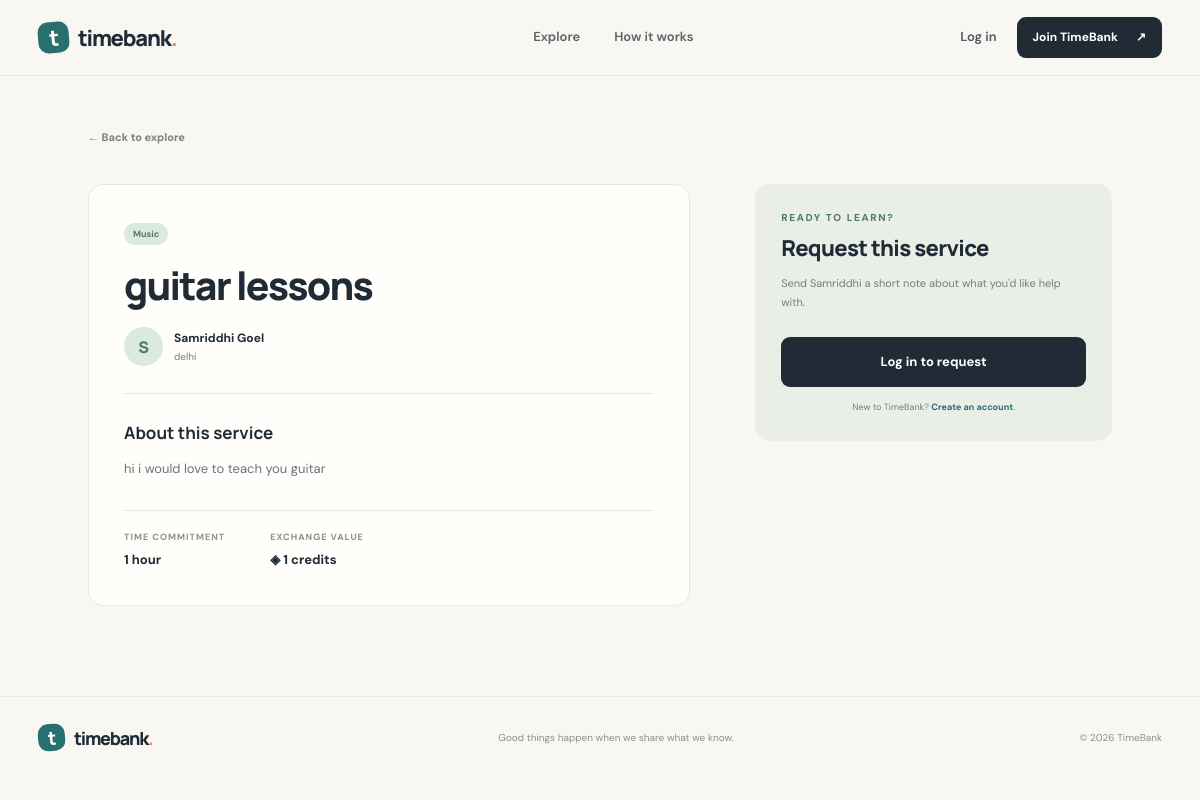
Screenshot of /service/2 with the database file from the repository.
### models.py (models this page shows)
class Service(db.Model):
    id = db.Column(db.Integer, primary_key=True)
    title = db.Column(db.String(100), nullable=False)
    category = db.Column(db.String(40), nullable=False)
    description = db.Column(db.Text, nullable=False)
    duration_hours = db.Column(db.Integer, nullable=False, default=1)
    is_active = db.Column(db.Boolean, nullable=False, default=True)
    created_at = db.Column(db.DateTime, default=datetime.utcnow)
    owner_id = db.Column(db.Integer, db.ForeignKey("user.id"), nullable=False)

class User(UserMixin, db.Model):
    id = db.Column(db.Integer, primary_key=True)
    name = db.Column(db.String(80), nullable=False)
    email = db.Column(db.String(120), unique=True, nullable=False, index=True)
    password_hash = db.Column(db.String(255), nullable=False)
    location = db.Column(db.String(120))
    bio = db.Column(db.String(300))
    credits = db.Column(db.Integer, nullable=False, default=3)
    created_at = db.Column(db.DateTime, default=datetime.utcnow)
    services = db.relationship(
        "Service", backref="owner", lazy=True, cascade="all, delete-orphan"
    )

### app.py (the view)
@app.route("/service/<int:service_id>")
def service_detail(service_id):
    service = db.get_or_404(Service, service_id)
    if not service.is_active:
        abort(404)
    existing_request = None
    if current_user.is_authenticated:
        existing_request = ExchangeRequest.query.filter(
            ExchangeRequest.service_id == service.id,
            ExchangeRequest.requester_id == current_user.id,
            ExchangeRequest.status.in_(["pending", "accepted"])
        ).first()
    return render_template(
        "service_detail.html",
        service=service,
        existing_request=existing_request
    )

### templates/service_detail.html (shortened to what this page needs)
{% extends "base.html" %}
{% block content %}
<section class="detail-page">
  <a class="back-link" href="{{ url_for('explore') }}">← Back to explore</a>
  <div class="detail-layout">
    <article class="detail-main">
      <span class="category-tag">{{ service.category }}</span>
      <h1>{{ service.title }}</h1>
      <div class="detail-provider"><span class="provider-avatar">{{ service.owner.name[:1]|upper }}</span><span><b>{{ service.owner.name }}</b><small>{{ service.owner.location or 'TimeBank community member' }}</small></span></div>
      <div class="detail-divider"></div>
      <h2>About this service</h2>
      <p class="detail-description">{{ service.description }}</p>
      <div class="detail-facts"><div><span>TIME COMMITMENT</span><b>{{ service.duration_hours }} hour{% if service.duration_hours != 1 %}s{% endif %}</b></div><div><span>EXCHANGE VALUE</span><b>◈ {{ service.duration_hours }} credits</b></div></div>
    </article>
    <aside class="request-card">
      <div class="eyebrow">READY TO LEARN?</div>
      <h2>Request this service</h2>
      <p>Send {{ service.owner.name.split()[0] }} a short note about what you'd like help with.</p>
      {% if not current_user.is_authenticated %}
        <a class="button button-dark button-full" href="{{ url_for('login', next=url_for('service_detail', service_id=service.id)) }}">Log in to request</a>
        <p class="request-footnote">New to TimeBank? <a href="{{ url_for('signup') }}">Create an account</a>.</p>
      {% elif current_user.id == service.owner_id %}
        <div class="inline-notice">This is your service listing. You can manage it from your dashboard.</div>
      {% elif existing_request %}
        <div class="inline-notice">You already have a {{ existing_request.status }} request for this service.</div>
        <a class="button button-outline button-full" href="{{ url_for('exchanges') }}">View my exchanges</a>
      {% endif %}
    </aside>
  </div>
</section>
{% endblock %}

### static/css/style.css (style rules this page uses)
:root { --ink: #202b36; --muted: #737d82; --paper: #f8f7f2; --white: #fffefa; --line: #e9e7df; --sage: #dce9df; --sage-strong: #527b67; --teal: #286f70; --coral: #e88d72; --coral-soft: #f8e3d9; --lilac: #e9e3f2; --shadow: 0 16px 45px rgba(36, 48, 55, .07); }
* { box-sizing: border-box; }
html { scroll-behavior: smooth; }
body { margin: 0; background: var(--paper); color: var(--ink); font-family: "DM Sans", sans-serif; line-height: 1.55; }
a { color: inherit; text-decoration: none; }
.button { display: inline-flex; justify-content: center; align-items: center; gap: 18px; border: 1px solid transparent; border-radius: 9px; padding: 14px 20px; font-size: 13px; font-weight: 700; cursor: pointer; transition: transform .18s, background .18s, box-shadow .18s; }
.button-dark { background: var(--ink); color: white; }
.button-full { width: 100%; margin-top: 5px; }
.eyebrow { color: var(--sage-strong); font-size: 10px; letter-spacing: 1.65px; font-weight: 800; }
.category-tag { background: var(--sage); color: #527560; border-radius: 30px; padding: 5px 9px; font-size: 9px; font-weight: 700; }

### static/css/components.css (style rules this page uses)
.detail-page { max-width:1080px; padding:48px 28px 90px; margin:auto; }
.back-link { color:#78837d; font-size:11px; font-weight:700; }
.detail-layout { display:grid; grid-template-columns:1.35fr .8fr; gap:65px; align-items:start; margin-top:35px; }
.detail-main { background:var(--white); border:1px solid var(--line); border-radius:15px; padding:35px; }
.detail-main h1 { font:800 39px/1.15 "Manrope"; letter-spacing:-1.8px; margin:18px 0 20px; }
.detail-provider { display:flex; align-items:center; gap:11px; }
.provider-avatar { width:39px; height:39px; display:grid; place-items:center; border-radius:50%; background:var(--sage); color:var(--sage-strong); font:800 16px "Manrope"; }
.detail-provider b,.detail-provider small { display:block; }
.detail-provider b { font-size:12px; }
.detail-provider small { color:var(--muted); font-size:10px; margin-top:2px; }
.detail-divider { height:1px; background:var(--line); margin:27px 0; }
.detail-main h2 { font:700 17px "Manrope"; margin:0 0 9px; }
.detail-description { white-space:pre-wrap; color:#68747a; font-size:13px; line-height:1.9; }
.detail-facts { display:flex; gap:45px; margin-top:28px; padding-top:20px; border-top:1px solid var(--line); }
.detail-facts span,.detail-facts b { display:block; }
.detail-facts span { color:#8b9690; font-size:9px; font-weight:800; letter-spacing:1px; }
.detail-facts b { margin-top:5px; font-size:13px; }
.request-card { background:#e9eee7; border-radius:15px; padding:26px; position:sticky; top:100px; }
.request-card h2 { font:800 22px "Manrope"; letter-spacing:-.7px; margin:8px 0; }
.request-card > p { color:#748078; font-size:11px; line-height:1.7; margin-bottom:20px; }
.request-footnote { text-align:center; font-size:9px !important; margin:13px 0 0 !important; }
.request-footnote a { color:var(--teal); font-weight:700; }

### rows the page displays
Service: category "Music", title "guitar lessons", description "hi i would love to teach you guitar", duration_hours "1"
User: owner "S", owner.name "Samriddhi Goel", owner "delhi", owner.name "Samriddhi"
